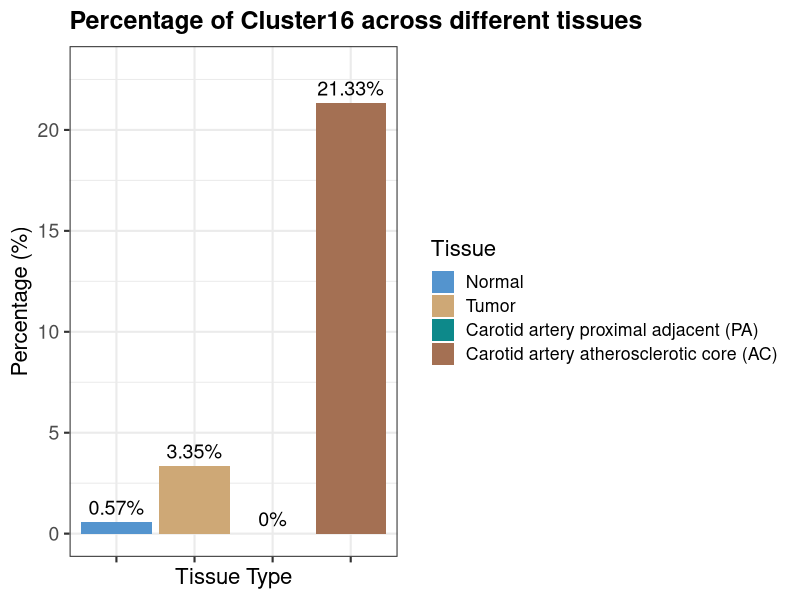

The R script that drew this image:
#percentage
#Percentage_16_ECMHomeoMac.xlsx
library(tidyverse)
library(ggsci)

Tissue <- c("Normal","Tumor","Carotid artery proximal adjacent (PA)","Carotid artery atherosclerotic core (AC)")
Count_16_ECMHomeoMac <- c("429", "9347", "0", "2302") %>% as.numeric()
Count_Others <- c("74553","269757","989","8491") %>% as.numeric()

df <- data.frame(Tissue, Count_16_ECMHomeoMac,Count_Others      )
df$Percentage <- df$Count_16_ECMHomeoMac/(df$Count_16_ECMHomeoMac+df$Count_Others) *100
df$Percentage <- round(df$Percentage,2)

df$Tissue <- factor( df$Tissue,levels =  c("Normal","Tumor","Carotid artery proximal adjacent (PA)","Carotid artery atherosclerotic core (AC)")  )
df

#                                    Tissue Count_16_ECMHomeoMac Count_Others Percentage
#1                                   Normal                  429        74553       0.57
#2                                    Tumor                 9347       269757       3.35
#3    Carotid artery proximal adjacent (PA)                    0          989       0.00
#4 Carotid artery atherosclerotic core (AC)                 2302         8491      21.33

p = ggplot(df, aes(x = Tissue, y = Percentage, fill = Tissue)) +
  geom_bar(stat = "identity", show.legend = TRUE) + # 显示图例
  scale_fill_manual(values = c( "#5494ce","#CEA876","#0d898a","#A47053"   )) +
  scale_y_continuous(limits = c(0, 23)) +
  theme_bw(base_size = 16) + # 设置基本字体大小为16
  labs(title = "Percentage of Cluster16 across different tissues",
       x = "Tissue Type", 
       y = "Percentage (%)") +
  theme(axis.text.x = element_blank(),  # 旋转X轴标签
        axis.text = element_text(size = 14),  # 增加轴标签字体大小
        axis.title = element_text(size = 16), # 增加轴标题字体大小
        plot.title = element_text(size = 18, face = "bold"))+ # 增加标题字体大小并加粗
        
  #theme(plot.margin = unit(c(0.1,0.1,0.1,1.5), "inches")) +
  geom_text(aes(label = paste0(Percentage, "%")), vjust = -0.5, size = 5)

  ggsave(p,file = "plots/Percentage_BarPlot.jpeg",height = 8,width = 8)
